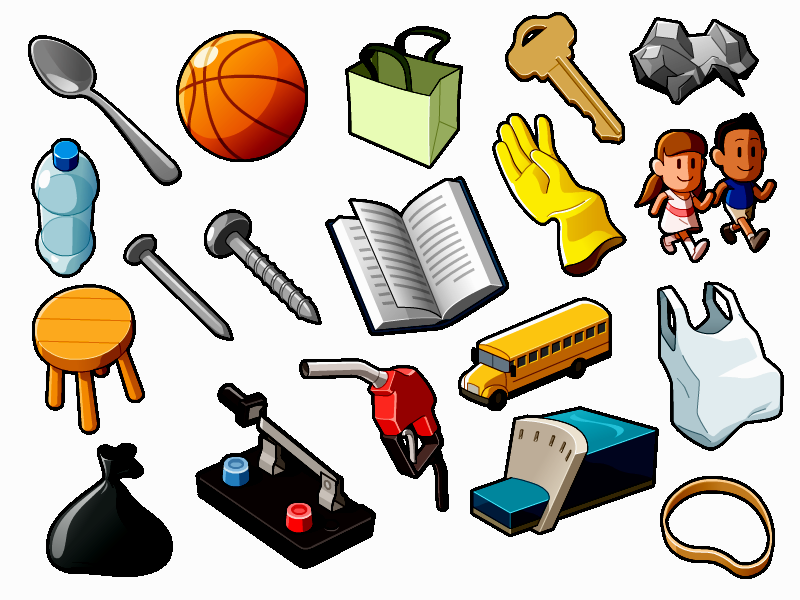
#> input picture rsc/objetos2.png, 800 x 600 px, found by its file name
$ python questao-3.py
#> lines starting #> are read from the running program, lines starting #| are printed output that depends on the picture; after the words box and inside, x2 and y2 are one past the last pixel; in counts of white or black regions, pixels touching at a corner belong together
import sys

import cv2 as cv
import numpy as np
from matplotlib import pyplot as plt
import math

caminho_imagem = 'rsc/objetos2.png'

if len(sys.argv) >= 2:
    caminho_imagem = sys.argv[1]

img = cv.imread(caminho_imagem, 0)
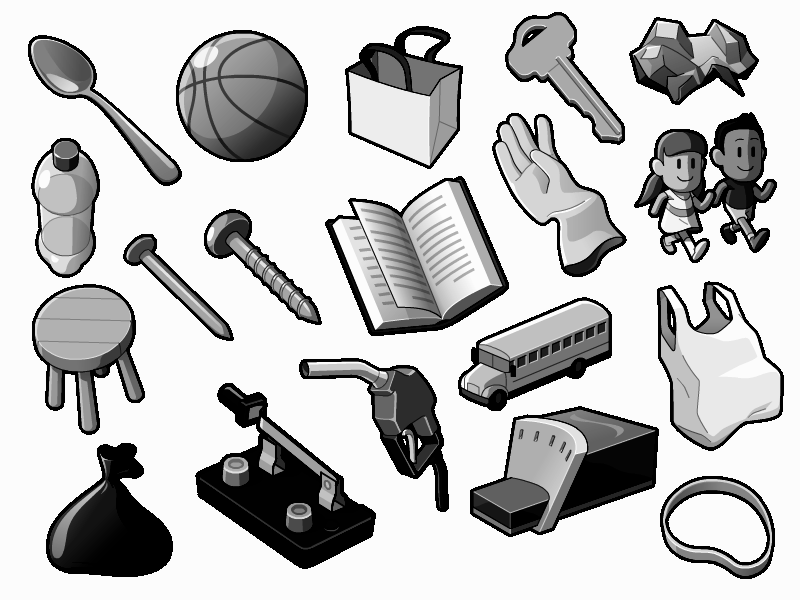
#> img: shape (600, 800); min 0, max 252, mean 193.1

T_cor = 127
T_limite_diametro = 100

_, imagem_binaria = cv.threshold(img, T_cor, 255, 0)
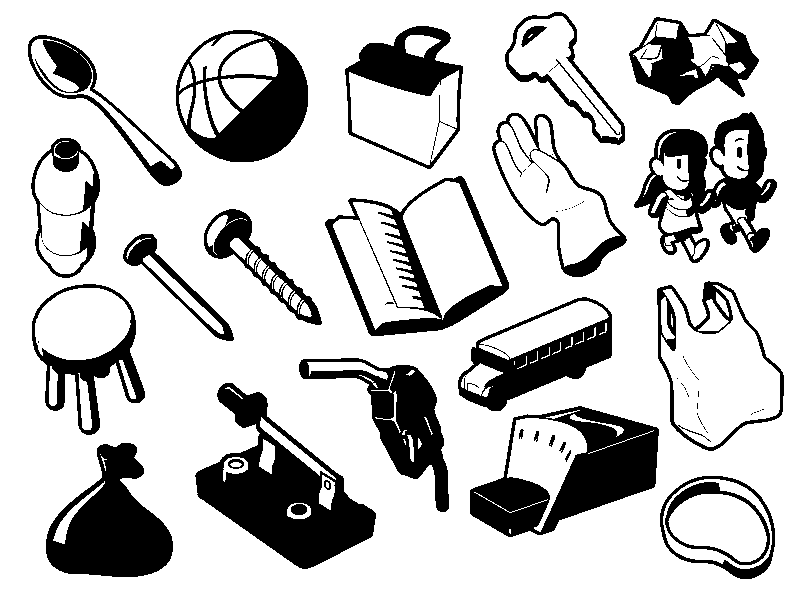
#> imagem_binaria: shape (600, 800); 77.7% white; 77 black regions (45 under 20 px)

lista_contorno, _ = cv.findContours(imagem_binaria, 1, 2)
#> lista_contorno = 340 contours, 233 with area under 20; largest, box (x1, y1, x2, y2) and area: (0, 0, 800, 600) 478601, (324, 175, 510, 337) 19765, (469, 405, 660, 538) 16582, (194, 382, 377, 570) 16328, (656, 280, 785, 452) 14828

lista_contorno_selecionado = []
lista_diametro = []

x = len(img[0]) - 1
#> x = 799
y = len(img) - 1
#> y = 599

for contorno in lista_contorno:
    area = round(cv.contourArea(contorno), 2)
    diametro = round(np.sqrt(4*area/np.pi))
    if diametro >= T_limite_diametro:
        # Verifica se o contorno é a própria imagem inteira
        if len(contorno) == 4 and (contorno[0] == [[0, 0]]).all() and (contorno[1] == [[0, y]]).all() and (contorno[2] == [[x, y]]).all() and (contorno[3] == [[x, 0]]).all():
            break
        lista_diametro.append(diametro)
        lista_contorno_selecionado.append(contorno)
#> this loop made 340 passes
#> (area, diametro) on passes 2 to 4: (166, 15), (295, 19), (4518.5, 76)
#> after the loop, lista_contorno_selecionado = 14 contours; largest, box (x1, y1, x2, y2) and area: (324, 175, 510, 337) 19765, (469, 405, 660, 538) 16582, (194, 382, 377, 570) 16328, (656, 280, 785, 452) 14828, (175, 29, 309, 163) 13995; lista_diametro = [108, 116, 145, 144, 104, 116, 117, 117, 137, 159, 116, 128, 133, 126]

imagem_contornos = cv.cvtColor(imagem_binaria, cv.COLOR_GRAY2BGR)
#> imagem_contornos: shape (600, 800, 3); 77.7% white; 77 black regions (45 under 20 px), largest, box (x1, y1, x2, y2) and area: (195, 383, 376, 569) 13881, (470, 406, 659, 537) 11561, (46, 443, 173, 577) 9908

cv.drawContours(imagem_contornos, lista_contorno_selecionado, -1, (0, 255, 0), 1)
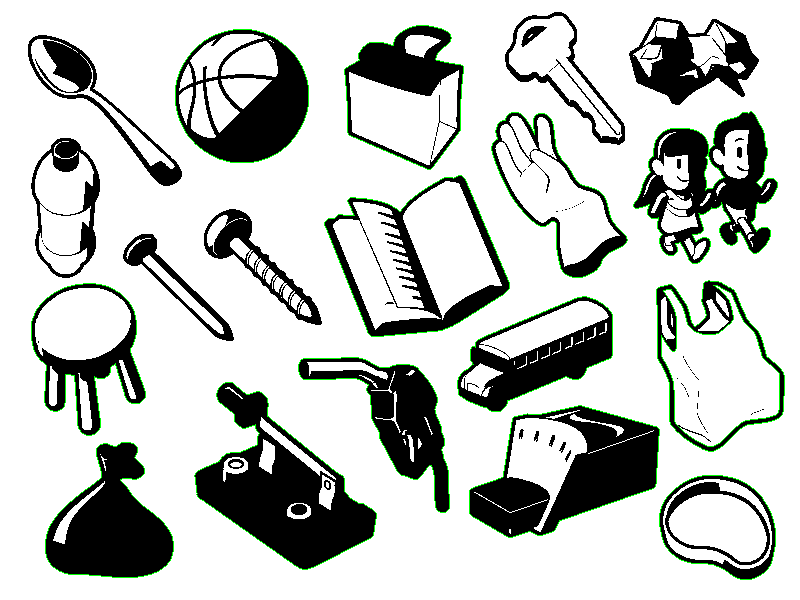
#> imagem_contornos: shape (600, 800, 3); mean B, G, R 194.5, 198.1, 194.5
cv.imshow('imagem', imagem_contornos)


def evento_mouse(event, xe, ye, flags, param):
    if(event == cv.EVENT_LBUTTONDOWN):

        contorno = None
        for i in range(len(lista_contorno_selecionado)):
            if cv.pointPolygonTest(lista_contorno_selecionado[i], (xe, ye), False) >= 0:
                contorno = lista_contorno_selecionado[i]
                break

        if contorno is not None:

            m = cv.moments(contorno)

            # Centróide
            centroide_x = int(m['m10']/m['m00'])
            centroide_y = int(m['m01']/m['m00'])

            # Eixo principal
            (xe, ye), (e1, e2), angulo = cv.fitEllipse(contorno)
            e = max(e1, e2)/2
            angulo = angulo - 90 if angulo > 90 else angulo + 90
            xt = int(xe + math.cos(math.radians(angulo))*e)
            yt = int(ye + math.sin(math.radians(angulo))*e)
            xb = int(xe + math.cos(math.radians(angulo+180))*e)
            yb = int(ye + math.sin(math.radians(angulo+180))*e)

            # Ecentricidade
            numerador = ((m['m20'] - m['m02']) ** 2) - 4 * (m['m11'] ** 2)
            ecentricidade = numerador / ((m['m20'] + m['m02']) ** 2)

            print(f'\nPonto ({x}, {y})')
            print(f'Centróide: ({centroide_x}, {centroide_y})')
            print(f'Ecentricidade: {round(ecentricidade, 2)}')

            cv.line(imagem_contornos, (xt, yt), (xb, yb), (0, 255, 255), 3)
            cv.circle(imagem_contornos, (centroide_x, centroide_y), 1, (255, 0, 0), 3)
            cv.imshow('imagem', imagem_contornos)


k = None
while k != 27:
    cv.setMouseCallback('imagem', evento_mouse)
    k = cv.waitKey(1) & 0xFF
#> (key Esc is pressed here)
